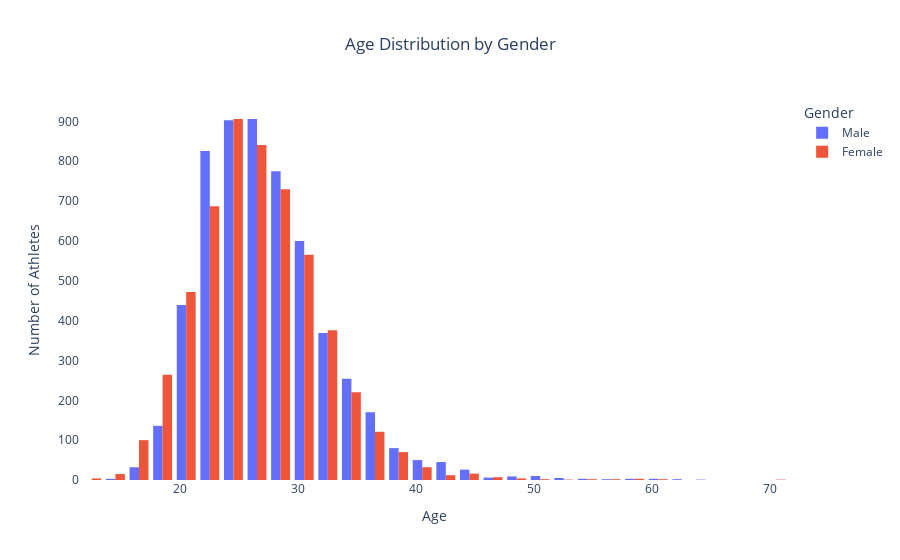

The notebook cell saved with this chart:
### Markdown cell above
**Age Distribution**

### Code cell
import plotly.express as px

# Histogram for age distribution by gender (side-by-side)
fig_age_grouped = px.histogram(
    adf, x="age", color="gender", nbins=30,
    barmode="group",  # Side-by-side bars
    title="Age Distribution by Gender",
    labels={"age": "Age", "count": "Number of Athletes"},
    color_discrete_map={"Male": "#636EFA", "Female": "#EF553B"}
)
fig_age_grouped.update_layout(
    bargap=0.2,  # Add slight gap between groups for clarity
    plot_bgcolor='white',
    title_x=0.5,
    xaxis_title="Age",
    yaxis_title="Number of Athletes",
    legend_title="Gender"
)
fig_age_grouped.show()

### Figure 1 — Plotly figure (JSON) as saved in the notebook; plotly's stock layout.template omitted (floating-point values rounded to 4 significant figures; data arrays with more than 128 entries replaced by an {"elided": "..."} marker saying what was removed)
{"data": [{"alignmentgroup": "True", "bingroup": "x", "hovertemplate": "gender=Male<br>Age=%{x}<br>count=%{y}<extra></extra>", "legendgroup": "Male", "marker": {"color": "#636EFA", "pattern": {"shape": ""}}, "name": "Male", "nbinsx": 30, "offsetgroup": "Male", "orientation": "v", "showlegend": true, "type": "histogram", "x": {"elided": "5658 int values"}, "xaxis": "x", "yaxis": "y"}, {"alignmentgroup": "True", "bingroup": "x", "hovertemplate": "gender=Female<br>Age=%{x}<br>count=%{y}<extra></extra>", "legendgroup": "Female", "marker": {"color": "#EF553B", "pattern": {"shape": ""}}, "name": "Female", "nbinsx": 30, "offsetgroup": "Female", "orientation": "v", "showlegend": true, "type": "histogram", "x": {"elided": "5455 int values"}, "xaxis": "x", "yaxis": "y"}], "layout": {"bargap": 0.2, "barmode": "group", "legend": {"title": {"text": "Gender"}, "tracegroupgap": 0}, "plot_bgcolor": "white", "title": {"text": "Age Distribution by Gender", "x": 0.5}, "xaxis": {"anchor": "y", "domain": [0, 1], "title": {"text": "Age"}}, "yaxis": {"anchor": "x", "domain": [0, 1], "title": {"text": "Number of Athletes"}}}}
